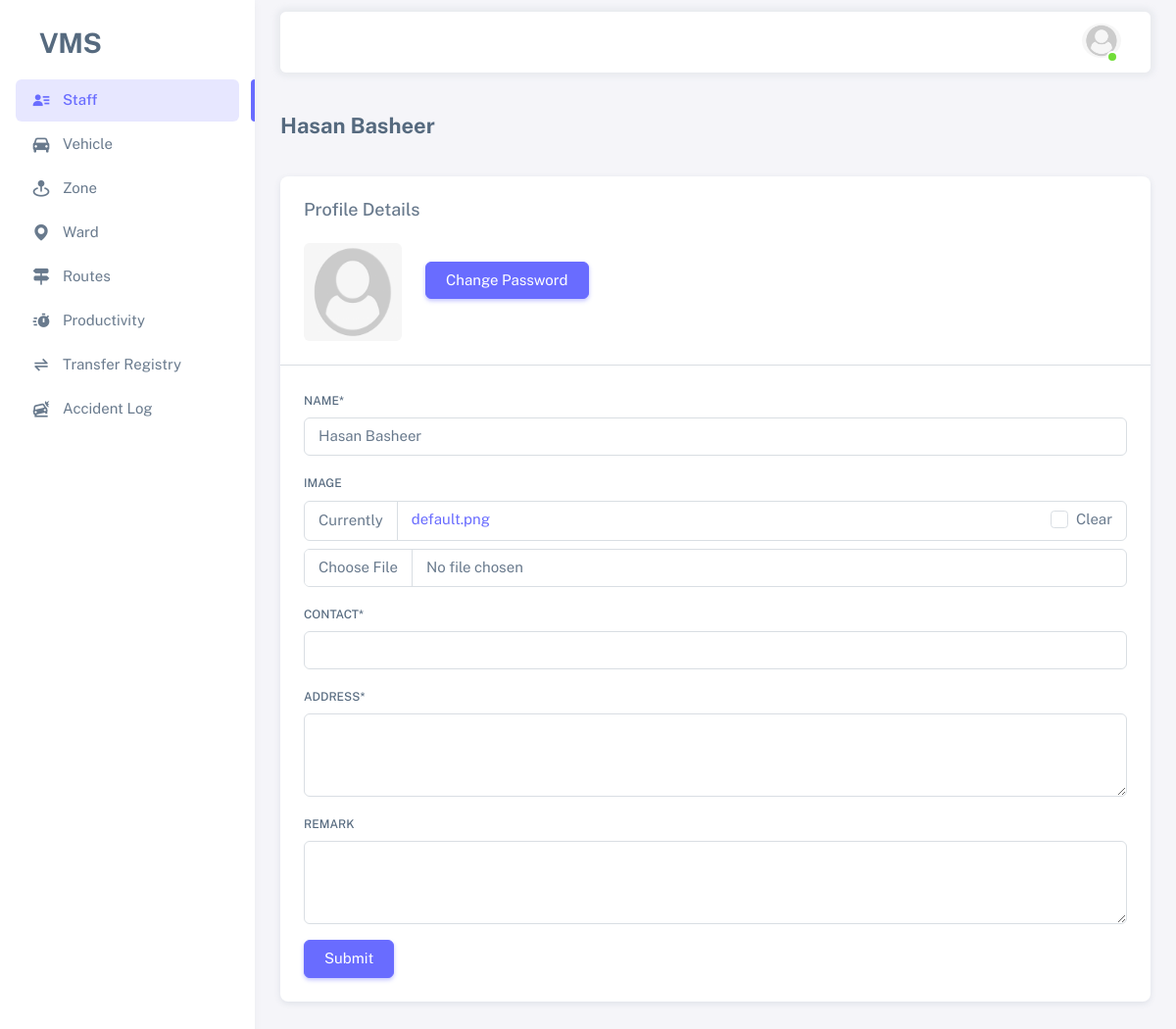
Page /edit-user/ (signed in) on the earlier database version.
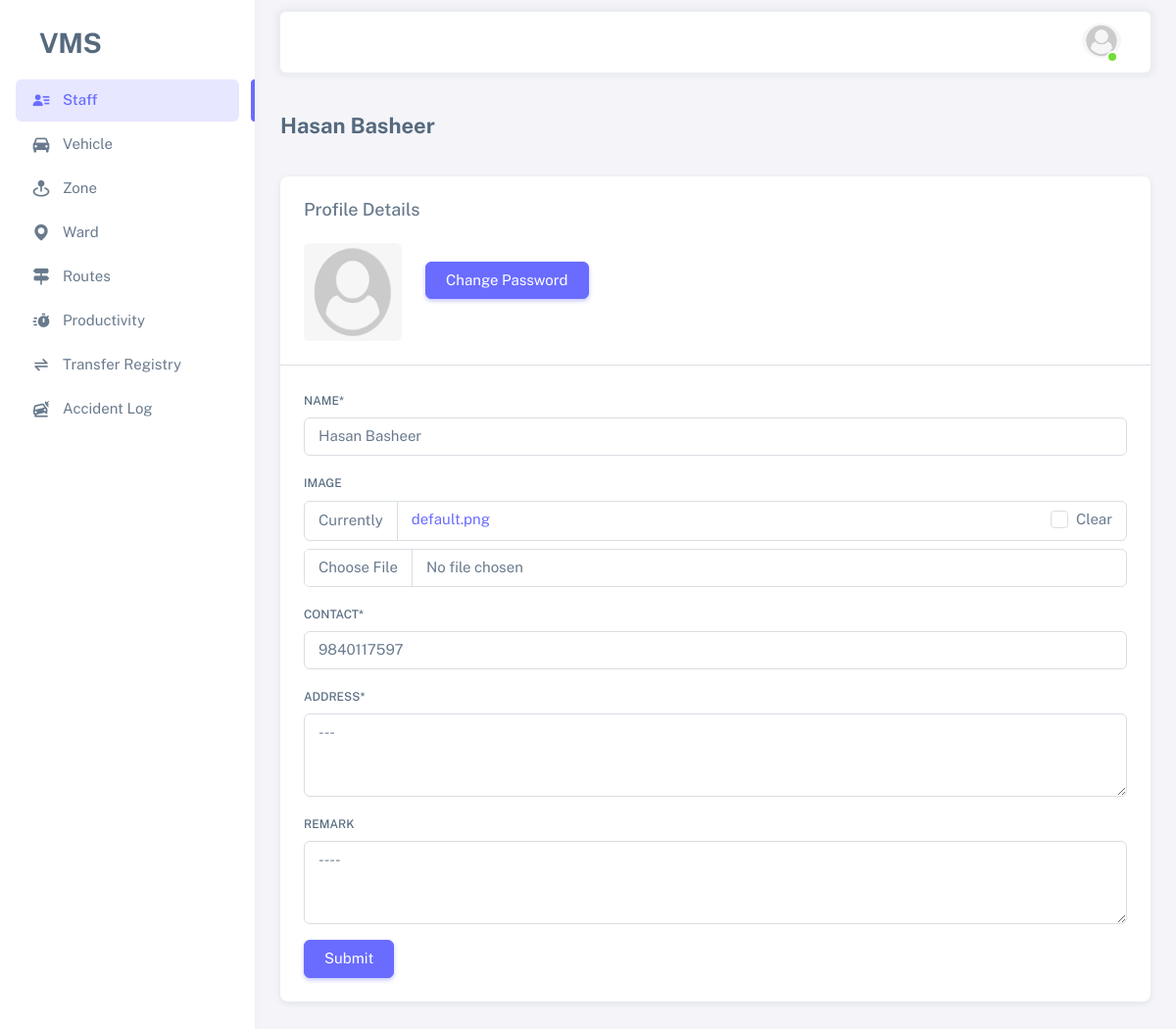
Same page on the later database version.
### vms_app/models.py (models this page shows, shortened)
class Employee(AbstractBaseUser, PermissionsMixin):
    id = models.UUIDField(primary_key=True, editable=False, unique=True, default=uuid.uuid4)
    name = models.CharField(max_length=100)
    image = models.ImageField(upload_to='profiles/', null=True, blank=True)
    employee_id = models.CharField(max_length=100, unique=True)
    is_active = models.BooleanField(default=True)
    is_staff = models.BooleanField(default=True)
    is_superuser = models.BooleanField(default=False)
    contact = models.CharField(max_length=255)
    address = models.TextField()
    remark = models.TextField(null=True, blank=True)
    objects = EmployeeManager()
    USERNAME_FIELD = 'employee_id'
    REQUIRED_FIELDS = ['name']

### vms_app/views.py (the view)
# urls.py: path('edit-user/', views.edit_user, name='edit_user'),
@login_required(login_url='login')
@active_required
def edit_user(request):
    form = EmployeeEditForm(instance=request.user)
    if request.method == 'POST':
        form = EmployeeEditForm(instance=request.user, data=request.POST, files=request.FILES)
        if form.is_valid():
            form.save()
            return redirect('home')
    context = {
        'form': form,
        "form_title": "Edit User",
        "menu": "menu-staff",
    }
    return render(request, 'vms_app/edit_profile.html', context)

### vms_app/forms.py
class EmployeeEditForm(forms.ModelForm):
    class Meta:
        model = Employee
        fields = ['name', 'image', 'contact', 'address', 'remark']
    def __init__(self, *args, **kwargs):
        super(EmployeeEditForm, self).__init__(*args, **kwargs)
        self.fields['address'].widget.attrs.update({'rows': '3'})
        self.fields['remark'].widget.attrs.update({'rows': '3'})

### vms_app/templates/vms_app/edit_profile.html (shortened to what this page needs)
{% extends 'base.html' %}
{% load crispy_forms_filters %}
{% load crispy_forms_tags %}
{% load static %}
{% block content %}
    <h4 class="fw-bold py-3 mb-4">{{ request.user.name }}</h4>
    <div class="card mb-4">
        <h5 class="card-header">Profile Details</h5>
        <div class="card-body">
            <div class="d-flex align-items-start align-items-sm-center gap-4">
                <img src="{% if request.user.image %}{{ request.user.image.url }}{% else %}{% static "assets/img/avatars/default.png" %}{% endif %}" alt="user-avatar"
                     class="d-block rounded" height="100" width="100" id="uploadedAvatar">
                <div class="button-wrapper">
                    <a href="{% url 'change_password' %}" class="btn btn-primary me-2 mb-4" tabindex="0">
                        Change Password
                    </a>
                </div>
            </div>
        </div>
        <hr class="my-0">
        <div class="card-body">
            <form method="post" enctype="multipart/form-data">
                {{ form | crispy }}
                <button class="btn btn-primary" type="submit">Submit</button>
            </form>
        </div>
    </div>
{% endblock %}

### templates/base.html (shortened to what the changed rows need)
<!DOCTYPE html>
{% load static %}
<html
        lang="en"
        class="light-style layout-menu-fixed"
        dir="ltr"
        data-theme="theme-default"
        data-assets-path="{% static "assets/" %}"
        data-template="vertical-menu-template-free"
>
<head>
    <link rel="stylesheet" href="{% static "assets/vendor/fonts/boxicons.css" %}"/>
    <link rel="stylesheet" href="{% static "assets/vendor/css/core.css" %}" class="template-customizer-core-css"/>
    <link rel="stylesheet" href="{% static "assets/vendor/css/theme-default.css" %}"
          class="template-customizer-theme-css"/>
    <link rel="stylesheet" href="{% static "assets/css/demo.css" %}"/>
    <link rel="stylesheet" href="{% static "assets/vendor/libs/perfect-scrollbar/perfect-scrollbar.css" %}"/>
    <link rel="stylesheet" href="{% static "assets/vendor/libs/apex-charts/apex-charts.css" %}"/>
    <link rel="stylesheet" href="https://cdn.jsdelivr.net/npm/bootstrap-icons@1.11.3/font/bootstrap-icons.min.css">
</head>
<body>
<div class="layout-wrapper layout-content-navbar">
    <div class="layout-container">
        <div class="layout-page">
            <nav class="layout-navbar container-xxl navbar navbar-expand-xl navbar-detached align-items-center bg-navbar-theme"
                 id="layout-navbar">
                <div class="navbar-nav-right d-flex align-items-center" id="navbar-collapse">
                    <ul class="navbar-nav flex-row align-items-center ms-auto">
                        <li class="nav-item navbar-dropdown dropdown-user dropdown">
                            <a class="nav-link dropdown-toggle hide-arrow" href="javascript:void(0);"
                               data-bs-toggle="dropdown">
                                <div class="avatar avatar-online">
                                    <img src="
                                            {% if request.user.image %}{{ request.user.image.url }}{% else %}{% static "assets/img/avatars/default.png" %}{% endif %}"
                                         width="50px" alt class="w-px-40 h-auto rounded-circle"/>
                                </div>
                            </a>
                        </li>
                    </ul>
                </div>
            </nav>
            <div class="content-wrapper">
                <div class="container-xxl flex-grow-1 container-p-y">
                    {% block content %}
                    {% endblock content %}
                </div>
            </div>
        </div>
    </div>
</div>
</body>
</html>

Differences in the rows shown:
changed Employee "Hasan Basheer": contact (not shown) → "9840117597"; address (not shown) → "---"; remark (not shown) → "----"
